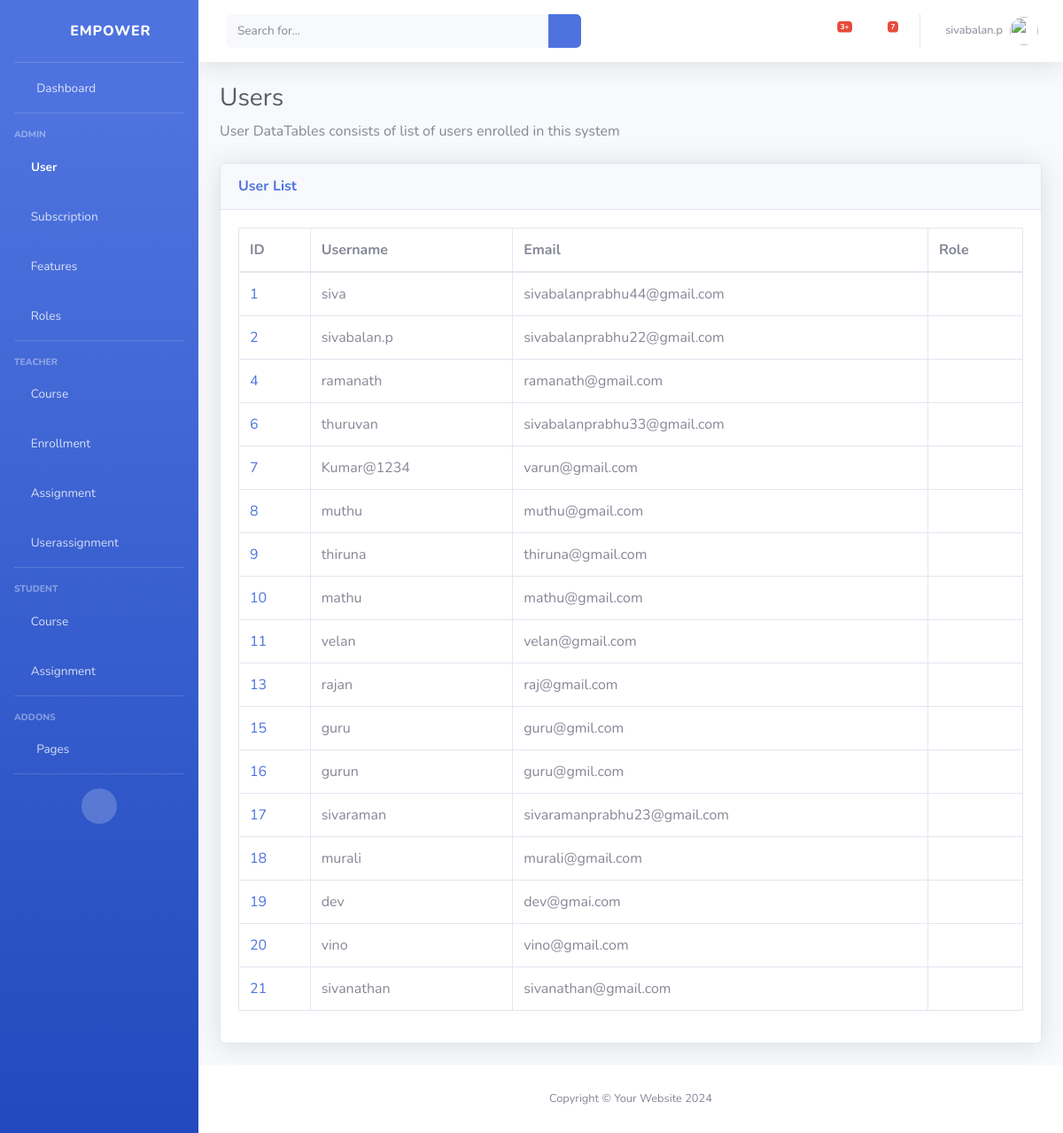
/users/ (signed in), run on an earlier commit of the app's database.
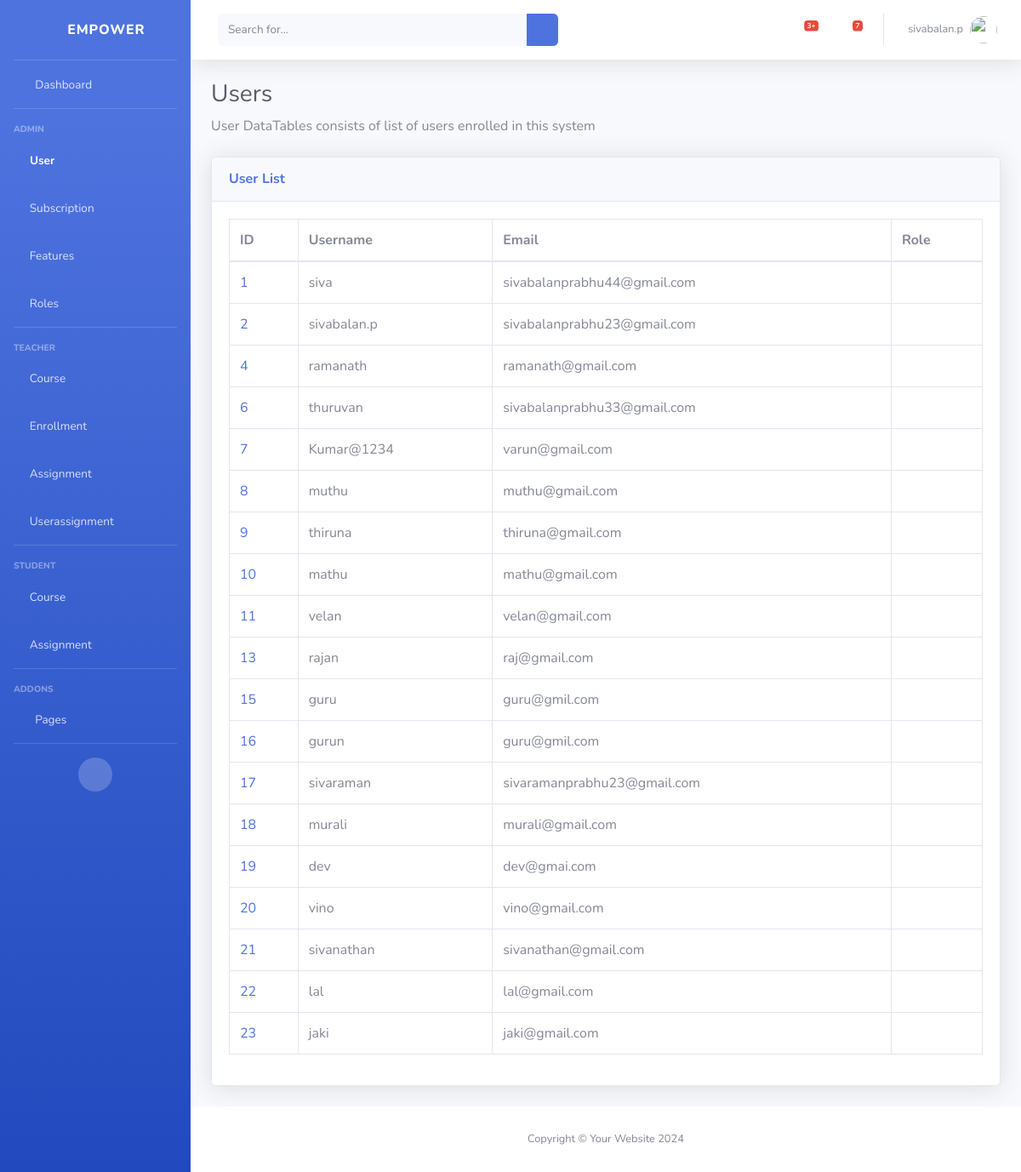
And on a later commit of the database.
### classRoom/models.py (models this page shows)
class User(models.Model):
    user = models.OneToOneField(AuthUser, on_delete=models.CASCADE)
    role = models.ForeignKey(Role, on_delete=models.CASCADE)

### classRoom/views.py (the view)
# urls.py: path('users/', view_users, name="view_users"),
@login_required
def view_users(request):
    users = User.objects.all()
    return render(request, 'users/view_users.html', {'users': users})

### classRoom/templates/users/view_users.html
{% extends 'base.html' %}
{% block content %}
    {% load static %}
    <h1 class="h3 mb-2 text-gray-800">Users</h1>
    <p class="mb-4">User DataTables consists of list of users enrolled in this system</p>
    <div class="card shadow mb-4">
        <div class="card-header py-3">
            <h6 class="m-0 font-weight-bold text-primary">User List</h6>
        </div>
        <div class="card-body">
            <div class="table-responsive">
                <table class="table table-bordered" id="dataTable" width="100%" cellspacing="0">
                    <thead>
                        <tr>
                            <th>ID</th>
                            <th>Username</th>
                            <th>Email</th>
                            <th>Role</th>
                        </tr>
                    </thead>
                    <tbody>
                        {% for user in users %}
                            <tr>
                                <td><a href="{% url 'view_user' user.id %}">{{ user.id }}</a></td>
                                <td>{{ user.user.username }}</td>
                                <td>{{ user.user.email }}</td>
                                <td>{{ user.role.role_name|title }}</td>
                            </tr>
                        {% endfor %}
                    </tbody>
                </table>
            </div>
        </div>
    </div>
{% endblock %}

What changed in the data, as far as the page shows it:
changed through a linked row, User "sivabalan.p": user.email "sivabalanprabhu22@gmail.com" → "sivabalanprabhu23@gmail.com"
added User: id "22", user.username "lal", user.email "lal@gmail.com"
added User: id "23", user.username "jaki", user.email "jaki@gmail.com"
